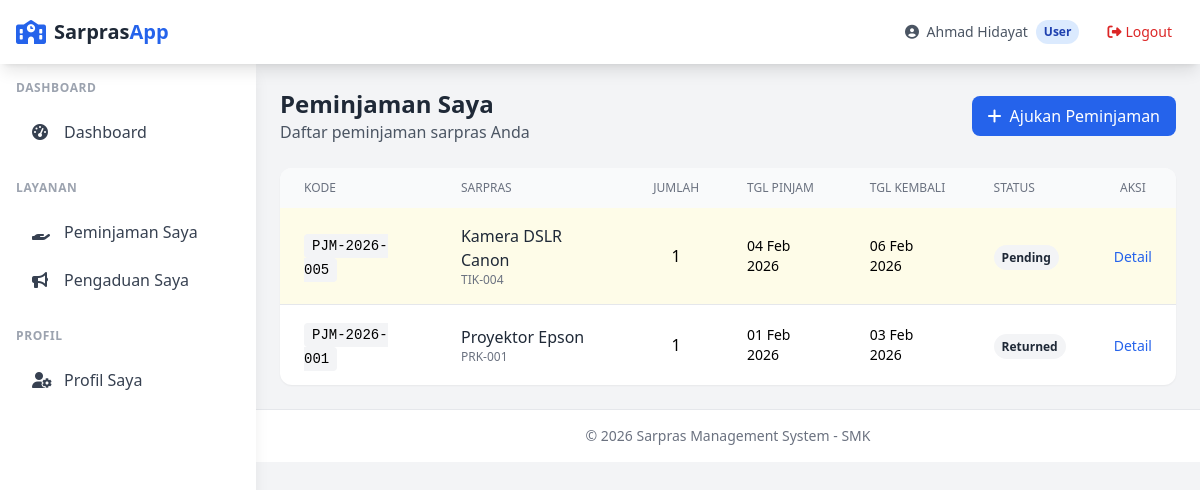
Page /user/peminjaman/index.php (signed in) on the committed database.
### tables this page shows
CREATE TABLE peminjaman (
    id INT AUTO_INCREMENT PRIMARY KEY,
    kode_peminjaman VARCHAR(50) NOT NULL UNIQUE,
    user_id INT NOT NULL,
    sarpras_id INT NOT NULL,
    jumlah INT NOT NULL DEFAULT 1,
    tgl_pinjam DATE NOT NULL,
    tgl_kembali_rencana DATE NOT NULL,
    tgl_kembali_aktual DATE,
    tujuan TEXT,
    status ENUM('pending', 'approved', 'rejected', 'active', 'returned', 'overdue') DEFAULT 'pending',
    catatan_admin TEXT,
    approved_by INT,
    approved_at TIMESTAMP NULL,
    created_at TIMESTAMP DEFAULT CURRENT_TIMESTAMP,
    updated_at TIMESTAMP DEFAULT CURRENT_TIMESTAMP ON UPDATE CURRENT_TIMESTAMP,
    FOREIGN KEY (user_id) REFERENCES users(id) ON DELETE RESTRICT,
    FOREIGN KEY (sarpras_id) REFERENCES sarpras(id) ON DELETE RESTRICT,
    FOREIGN KEY (approved_by) REFERENCES users(id) ON DELETE SET NULL
);

CREATE TABLE sarpras (
    id INT AUTO_INCREMENT PRIMARY KEY,
    kode VARCHAR(50) NOT NULL UNIQUE,
    nama VARCHAR(150) NOT NULL,
    kategori_id INT NOT NULL,
    lokasi VARCHAR(100),
    deskripsi TEXT,
    jumlah_stok INT NOT NULL DEFAULT 0,
    kondisi ENUM('baik', 'rusak_ringan', 'rusak_berat') DEFAULT 'baik',
    foto VARCHAR(255),
    created_at TIMESTAMP DEFAULT CURRENT_TIMESTAMP,
    updated_at TIMESTAMP DEFAULT CURRENT_TIMESTAMP ON UPDATE CURRENT_TIMESTAMP,
    FOREIGN KEY (kategori_id) REFERENCES kategori_sarpras(id) ON DELETE RESTRICT
);

### config/database.php (called while the page is built, shortened)
<?php
function getConnection() {
    static $pdo = null;
    if ($pdo === null) {
        try {
            $dsn = "mysql:host=" . DB_HOST . ";dbname=" . DB_NAME . ";charset=" . DB_CHARSET;
            $options = [
                PDO::ATTR_ERRMODE => PDO::ERRMODE_EXCEPTION,
                PDO::ATTR_DEFAULT_FETCH_MODE => PDO::FETCH_ASSOC,
                PDO::ATTR_EMULATE_PREPARES => false,
            ];
            $pdo = new PDO($dsn, DB_USER, DB_PASS, $options);
        } catch (PDOException $e) {
            die("Database connection failed: " . $e->getMessage());
        }
    }
    return $pdo;
}
function query($sql, $params = []) {
    $pdo = getConnection();
    $stmt = $pdo->prepare($sql);
    $stmt->execute($params);
    return $stmt;
}
function fetchAll($sql, $params = []) {
    return query($sql, $params)->fetchAll();
}

### user/peminjaman/index.php (the view, shortened to what this page needs)
<?php
require_once __DIR__ . '/../../includes/functions.php';
$userId = getCurrentUser()['id'];
$peminjaman = fetchAll("
    SELECT p.*, s.nama as sarpras_nama, s.kode as sarpras_kode,
           a.nama_lengkap as approved_by_name
    FROM peminjaman p
    JOIN sarpras s ON p.sarpras_id = s.id
    LEFT JOIN users a ON p.approved_by = a.id
    WHERE p.user_id = ?
    ORDER BY
        CASE p.status
            WHEN 'pending' THEN 1
            WHEN 'active' THEN 2
            WHEN 'approved' THEN 3
            ELSE 4
        END,
        p.created_at DESC
", [$userId]);
require_once __DIR__ . '/../../includes/header.php';
?>
<div class="space-y-6">
    <div class="flex flex-col sm:flex-row sm:items-center sm:justify-between gap-4">
        <div>
            <h1 class="text-2xl font-bold text-gray-800">Peminjaman Saya</h1>
            <p class="text-gray-600">Daftar peminjaman sarpras Anda</p>
        </div>
        <a href="create.php" class="inline-flex items-center px-4 py-2 bg-blue-600 text-white font-medium rounded-lg hover:bg-blue-700 transition">
            <i class="fas fa-plus mr-2"></i>Ajukan Peminjaman
        </a>
    </div>
    <div class="bg-white rounded-xl shadow-sm overflow-hidden">
        <div class="overflow-x-auto">
            <table class="w-full">
                <thead class="bg-gray-50">
                    <tr>
                        <th class="px-6 py-3 text-left text-xs font-medium text-gray-500 uppercase">Kode</th>
                        <th class="px-6 py-3 text-left text-xs font-medium text-gray-500 uppercase">Sarpras</th>
                        <th class="px-6 py-3 text-center text-xs font-medium text-gray-500 uppercase">Jumlah</th>
                        <th class="px-6 py-3 text-left text-xs font-medium text-gray-500 uppercase">Tgl Pinjam</th>
                        <th class="px-6 py-3 text-left text-xs font-medium text-gray-500 uppercase">Tgl Kembali</th>
                        <th class="px-6 py-3 text-left text-xs font-medium text-gray-500 uppercase">Status</th>
                        <th class="px-6 py-3 text-center text-xs font-medium text-gray-500 uppercase">Aksi</th>
                    </tr>
                </thead>
                <tbody class="divide-y divide-gray-200">
                    <?php if (empty($peminjaman)): ?>
                        <tr>
                            <td colspan="7" class="px-6 py-8 text-center text-gray-500">
                                <i class="fas fa-inbox text-4xl mb-3 block"></i>
                                Belum ada peminjaman. <a href="create.php" class="text-blue-600 hover:underline">Ajukan sekarang</a>
                            </td>
                        </tr>
                    <?php else: ?>
                        <?php foreach ($peminjaman as $p):
                            $isOverdue = in_array($p['status'], ['approved', 'active']) && strtotime($p['tgl_kembali_rencana']) < strtotime('today');
                        ?>
                            <tr class="hover:bg-gray-50 <?= $p['status'] === 'pending' ? 'bg-yellow-50' : ($isOverdue ? 'bg-red-50' : '') ?>">
                                <td class="px-6 py-4">
                                    <span class="font-mono text-sm bg-gray-100 px-2 py-1 rounded"><?= e($p['kode_peminjaman']) ?></span>
                                </td>
                                <td class="px-6 py-4">
                                    <p class="font-medium text-gray-800"><?= e($p['sarpras_nama']) ?></p>
                                    <p class="text-xs text-gray-500"><?= e($p['sarpras_kode']) ?></p>
                                </td>
                                <td class="px-6 py-4 text-center"><?= $p['jumlah'] ?></td>
                                <td class="px-6 py-4 text-sm"><?= formatDate($p['tgl_pinjam']) ?></td>
                                <td class="px-6 py-4 text-sm">
                                    <?= formatDate($p['tgl_kembali_rencana']) ?>
                                </td>
                                <td class="px-6 py-4"><?= getStatusBadge($p['status']) ?></td>
                                <td class="px-6 py-4 text-center">
                                    <a href="view.php?id=<?= $p['id'] ?>" class="text-blue-600 hover:underline text-sm">Detail</a>
                                </td>
                            </tr>
                        <?php endforeach; ?>
                    <?php endif; ?>
                </tbody>
            </table>
        </div>
    </div>
</div>
<?php require_once __DIR__ . '/../../includes/footer.php'; ?>

### includes/functions.php (shortened to what this page needs)
<?php
function e($string)
{
    return htmlspecialchars($string ?? '', ENT_QUOTES, 'UTF-8');
}
function formatDate($date, $format = 'd M Y')
{
    return date($format, strtotime($date));
}
function getStatusBadge($status)
{
    $badges = [
        'pending' => '<span class="px-2 py-1 text-xs font-semibold rounded-full bg-yellow-100 text-yellow-800">Menunggu</span>',
        'approved' => '<span class="px-2 py-1 text-xs font-semibold rounded-full bg-blue-100 text-blue-800">Disetujui</span>',
        'rejected' => '<span class="px-2 py-1 text-xs font-semibold rounded-full bg-red-100 text-red-800">Ditolak</span>',
        'active' => '<span class="px-2 py-1 text-xs font-semibold rounded-full bg-green-100 text-green-800">Aktif</span>',
        'returned' => '<span class="px-2 py-1 text-xs font-semibold rounded-full bg-gray-100 text-gray-800">Dikembalikan</span>',
        'overdue' => '<span class="px-2 py-1 text-xs font-semibold rounded-full bg-red-100 text-red-800">Terlambat</span>',
        'proses' => '<span class="px-2 py-1 text-xs font-semibold rounded-full bg-blue-100 text-blue-800">Diproses</span>',
        'selesai' => '<span class="px-2 py-1 text-xs font-semibold rounded-full bg-green-100 text-green-800">Selesai</span>',
        'ditutup' => '<span class="px-2 py-1 text-xs font-semibold rounded-full bg-gray-100 text-gray-800">Ditutup</span>',
    ];
    return $badges[$status] ?? '<span class="px-2 py-1 text-xs font-semibold rounded-full bg-gray-100 text-gray-800">' . ucfirst($status) . '</span>';
}

### rows in the picture
peminjaman: kode_peminjaman "PJM-2026-005", sarpras.nama "Kamera DSLR Canon", sarpras.kode "TIK-004", jumlah "1", tgl_pinjam "04 Feb 2026", tgl_kembali_rencana "06 Feb 2026", status "Pending"
peminjaman: kode_peminjaman "PJM-2026-001", sarpras.nama "Proyektor Epson", sarpras.kode "PRK-001", jumlah "1", tgl_pinjam "01 Feb 2026", tgl_kembali_rencana "03 Feb 2026", status "Returned"

### other values in the picture
$currentUser['nama_lengkap'] "Ahmad Hidayat"
$currentRole "User"
